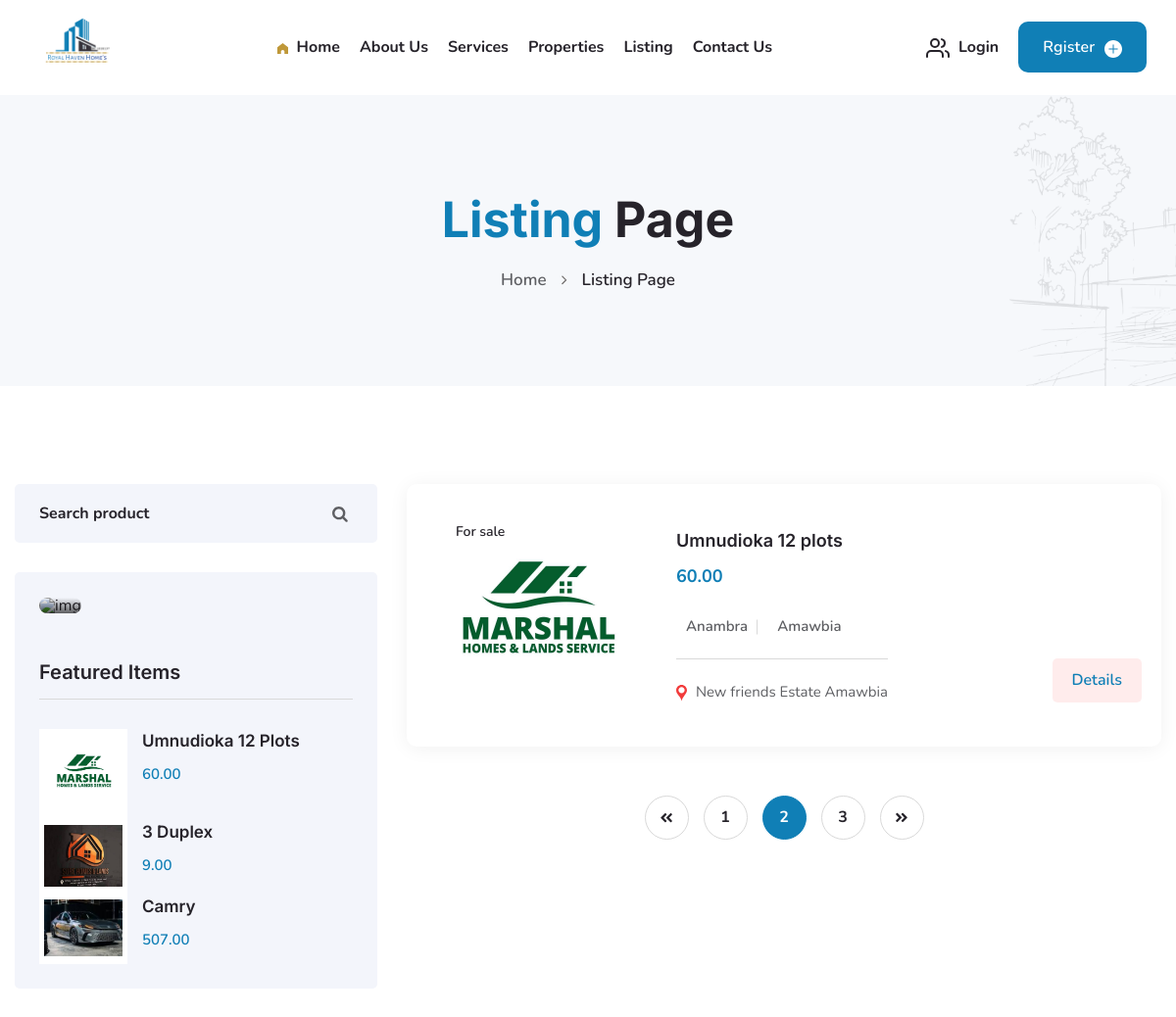
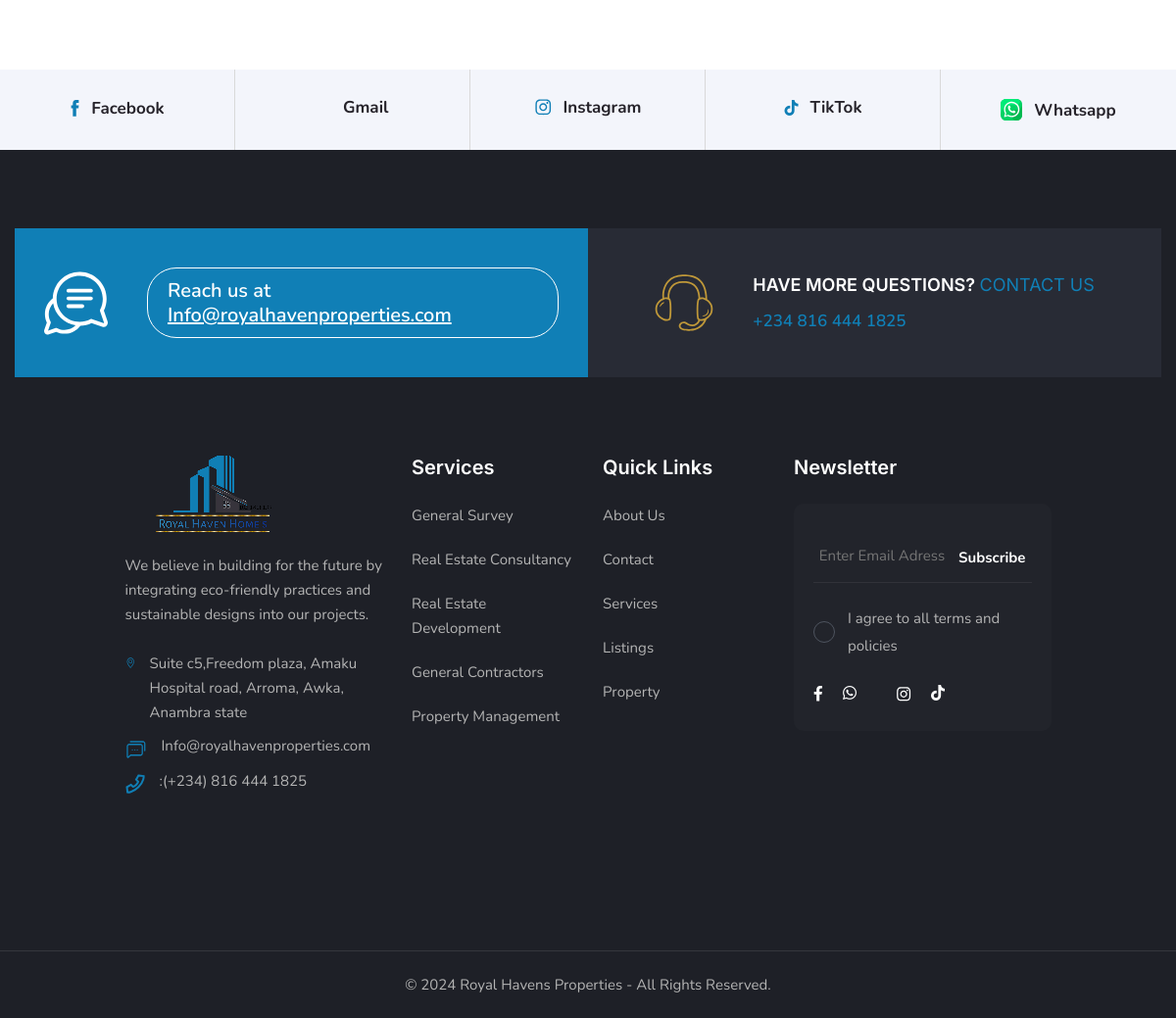
The page /listing.php on the database its author committed (2 pictures, top to bottom).
### tables this page shows
CREATE TABLE `properties` (
  `id` int(11) NOT NULL,
  `name` varchar(100) NOT NULL,
  `description` text NOT NULL,
  `price` decimal(10,2) NOT NULL,
  `category_id` int(11) DEFAULT NULL,
  `create_at` timestamp NOT NULL DEFAULT current_timestamp(),
  `rooms` int(50) NOT NULL,
  `washrooms` int(50) NOT NULL,
  `area_size` int(25) NOT NULL,
  `state` varchar(200) NOT NULL,
  `town` varchar(200) NOT NULL,
  `address` varchar(250) NOT NULL,
  `color` varchar(255) NOT NULL,
  `brand` varchar(200) NOT NULL,
  `drive` varchar(200) NOT NULL
);

### functions/Properties.php (called while the page is built, shortened)
<?php
class Property {
    private $conn;
    private $table_name = 'properties';
    public function __construct($db)
    {
        $this->conn = $db;
    }
    public function getAllProperties(){
         $query = "
            SELECT
                properties.id,
                properties.name,
                properties.description,
                properties.price,
                properties.rooms,
                properties.washrooms,
                properties.area_size,
                properties.state,
                properties.town,
                properties.address,
                properties.color,
                properties.brand,
                properties.drive,
                properties.create_at as create_at,
                property_pics.img as image,
                categories.name as category
            FROM
                ".$this->table_name. " properties
            JOIN
                categories ON properties.category_id = categories.id
            LEFT JOIN
                property_pics ON properties.id = property_pics.property_id
            WHERE
                property_pics.status = 'active'
            GROUP BY
                properties.id
            ";
        $stmt = $this->conn->prepare($query);
        $stmt->execute();
        return $stmt->fetchAll(PDO::FETCH_ASSOC);
    }
    public function getRecentProperties($limit = 3){
        $query = "
            SELECT
                properties.name,
                properties.price,
                IFNULL(property_pics.img, 'default.jpg') as image
            FROM
                " . $this->table_name . "
            LEFT JOIN
                property_pics ON properties.id = property_pics.property_id
            AND
                property_pics.status = 'active'
            ORDER BY
                create_at DESC LIMIT :limit
            ";
        $stmt = $this->conn->prepare($query);
        $stmt->bindParam(':limit', $limit, PDO::PARAM_INT);
        $stmt->execute();
        return $stmt->fetchAll(PDO::FETCH_ASSOC);
    }
}
?>

### listing.php (the view, shortened to what this page needs)
<?php
include 'inc/header2.php';
include_once 'functions/Properties.php';
$database = new Database();
$db = $database->getConnection();
$property = new Property($db);
$properties = $property->getAllProperties();
$propertiesDetails = $property->getRecentProperties(3);
?>
<main class="main__content_wrapper">
    <section class="breadcrumb__section section--padding">
        <div class="container">
            <div class="breadcrumb__content text-center" data-aos="fade-up" data-aos-duration="1200" data-aos-delay="100">
                <h1 class="breadcrumb__title h2"><span>Listing</span> Page</h1>
                <ul class="breadcrumb__menu d-flex justify-content-center">
                    <li class="breadcrumb__menu--items"><a class="breadcrumb__menu--link" href="index.php">Home</a></li>
                    <li><span>
                        </span></li>
                    <li><span class="breadcrumb__menu--text">Listing Page </span></li>
                </ul>
            </div>
        </div>
    </section>
    <section class="listing__page--section section--padding">
        <div class="container">
            <div class="row column-reverse-md">
                <div class="col-lg-4">
                    <div class="listing__widget">
                        <div class="widget__search mb-30" data-aos="fade-up" data-aos-duration="1200" data-aos-delay="100">
                            <div class="widget__search--input position-relative">
                                <input class="widget__search--input__field" placeholder="Search product" type="text">
                                <button class="widget__search--btn">
                                </button>
                            </div>
                        </div>
                        <div class="listing__widget--inner" data-aos="fade-up" data-aos-duration="1200" data-aos-delay="150">
                            <div class="widget__list mb-40">
                                <div class="widget__thumbnail">
                                    <a class="widget__thumbnail--link" href="listing-details.php"><img class="widget__thumbnail--media" src="assets/img/other/sidebar-widget-thumb.png" alt="img">
                                    </a>
                                </div>
                            </div>
                            <div class="widget__list">
                                <h2 class="widget__title mb-30">Featured Items</h2>
                                <?php foreach ($propertiesDetails as $property): ?>
                                    <div class="widget__featured">
                                        <div class="widget__featured--items d-flex">
                                            <div class="widget__featured--thumb">
                                                <a class="widget__featured--thumb__link" href="listing-details.php"><img class="widget__featured--media" src="functions/<?php echo $property['image'] ?>" alt="img"></a>
                                            </div>
                                            <div class="widget__featured--content">
                                                <h3 class="widget__featured--title"><a href="listing-details.php"><?php echo $property['name'] ?></a></h3>
                                                <span class="widget__featured--price"><?php echo $property['price'] ?></span>
                                            </div>
                                        </div>
                                    </div>
                                <?php endforeach; ?>
                            </div>
                        </div>
                    </div>
                </div>
                <div class="col-lg-8">
                    <div class="listing__page--wrapper">
                        <div class="listing__main--content">
                            <div class="tab-content">
                                <div class="tab-pane fade show active" id="list">
                                    <div class="listing__featured--list">
                                        <?php foreach ($properties as $property): ?>
                                            <?php if ($property['category'] === 'Lands'): ?>
                                                <article class="featured__card--list d-flex align-items-center mb-30">
                                                    <div class="listing__featured--thumbnail position-relative">
                                                        <div class="media">
                                                            <a class="featured__thumbnail--link" href="listing-details.php">
                                                                <img class="featured__thumbnail--img" src="functions/<?php echo $property['image'] ?>" alt="featured-img">
                                                            </a>
                                                        </div>
                                                        <div class="featured__badge">
                                                            <span class="badge__field style2">For sale</span>
                                                        </div>
                                                    </div>
                                                    <div class="listing__featured--content">
                                                        <div class="featured__content--list__top d-flex justify-content-between">
                                                            <h3 class="featured__card--title"><a href="listing-details.php"><?php echo $property['name'] ?></a></h3>
                                                        </div>
                                                        <span class="featured__card--price"><?php echo $property['price'] ?></span>
                                                        <ul class="listing__featured--info d-flex">
                                                            <li class="listing__featured--info__items">
                                                                <span class="listing__featured--info__text"><?php echo $property['state'] ?></span>
                                                            </li>
                                                            <li class="listing__featured--info__items">
                                                                <span class="listing__featured--info__text"><?php echo $property['town'] ?></span>
                                                            </li>
                                                        </ul>
                                                        <div class="featured__content--list__footer d-flex justify-content-between">
                                                            <p class="featured__content--desc listing__style m-0">
                                                                <?php echo $property['address'] ?></p>
                                                            <a class="listing__details--btn" href="listing-details.php?id=<?php echo $property['id'] ?>"> Details</a>
                                                        </div>
                                                    </div>
                                                </article>
                                            <?php endif; ?>
                                        <?php endforeach; ?>
                                    </div>
                                </div>
                            </div>
                            <div class="page__pagination--area">
                                <ul class="page__pagination--wrapper d-flex justify-content-center">
                                    <li class="page__pagination--list"><a class="page__pagination--link" href="#">
                                        </a></li>
                                    <li class="page__pagination--list"><a class="page__pagination--link" href="#">1
                                        </a></li>
                                    <li class="page__pagination--list"><a class="page__pagination--link active" href="#">2
                                        </a></li>
                                    <li class="page__pagination--list"><a class="page__pagination--link" href="#">3
                                        </a></li>
                                    <li class="page__pagination--list"><a class="page__pagination--link" href="#">
                                        </a></li>
                                </ul>
                            </div>
                        </div>
                    </div>
                </div>
            </div>
        </div>
    </section>
    <?php include 'inc/footer2.php' ?>
</main>
</body>
</html>

### rows shown on the page
properties: shows a picture, name "Umnudioka 12 Plots", price "60.00", name "Umnudioka 12 plots", state "Anambra", town "Amawbia", address "New friends Estate Amawbia"
properties: shows a picture, name "3 Duplex", price "9.00"
properties: shows a picture, name "Camry", price "507.00"
